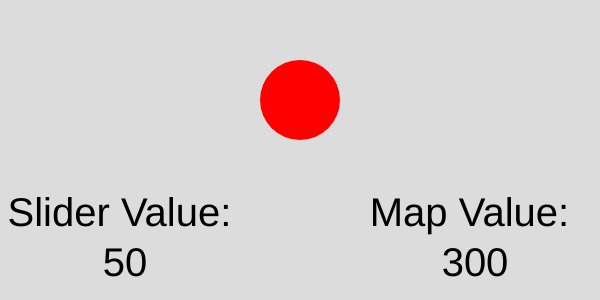
Frame 1 (no input)
Frame 60 (no input): identical to frame 1, image omitted
Frame 120 (the mouse pressed at the canvas centre since frame 60): identical to frame 1, image omitted

The p5.js sketch that drew this single still picture (run headless with seeded random() and noise() and a simulated clock; from frame 60 on, the mouse is pressed at the canvas centre):

// p5.js sketch
// ── sketch.js
let slider

function setup() {
  createCanvas(600, 300);
  slider = createSlider(0, 100, 50)
  noStroke()
  textAlign(CENTER, CENTER)
  textSize(40)
}

function draw() {
  background(220);
  
  let sliderValue = slider.value()
  let circleValue = map(sliderValue, 0, 100, 0, width)
  fill('red')
  circle(circleValue, 100, 80)
  
  fill('black')
  text(`Slider Value: \n${sliderValue}`, 125, 240)
  text(`Map Value: \n${circleValue}`, width - 125, 240)
}
